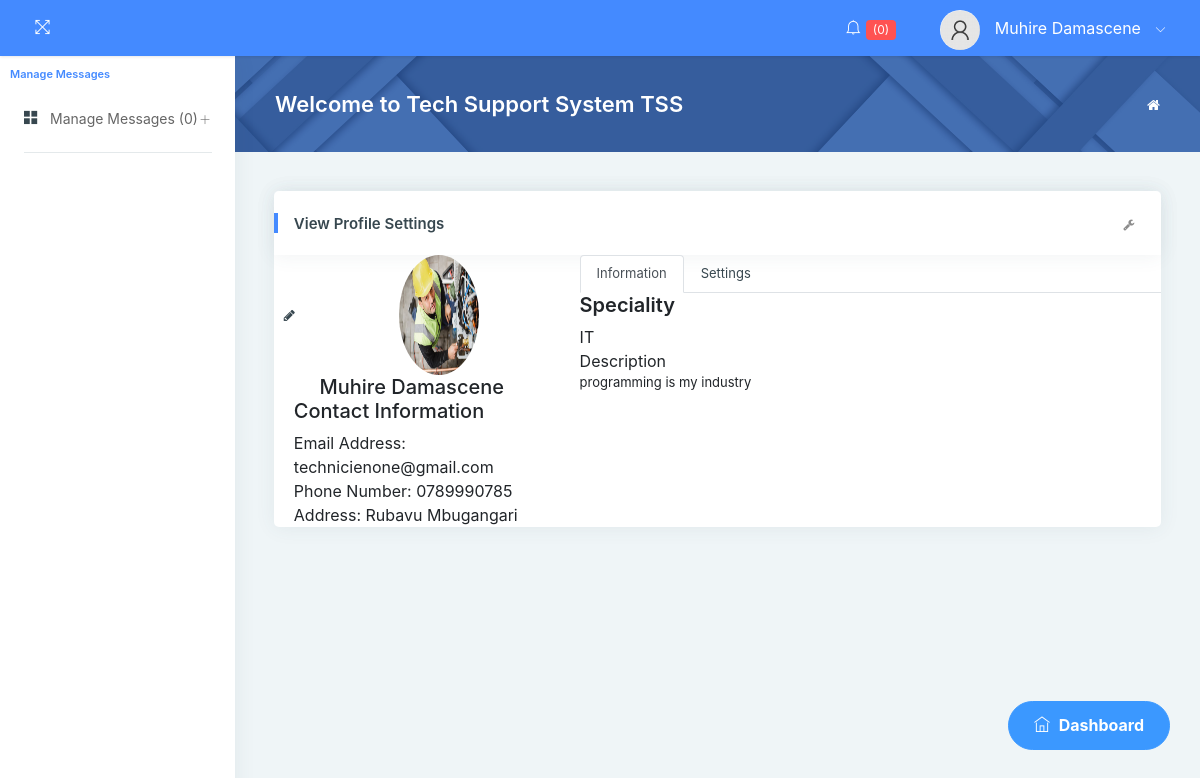
The app's page /Technician/homeTechinicien.php (signed in) with its own data.
### tables this page shows
CREATE TABLE `technicientb` (
  `technicienid` int(11) NOT NULL,
  `techniciennames` varchar(100) NOT NULL,
  `technicienphone` varchar(100) NOT NULL,
  `technicienemail` varchar(100) NOT NULL,
  `technicieaddress` varchar(255) NOT NULL,
  `techniciepass` varchar(100) NOT NULL,
  `technicienspecial` varchar(100) NOT NULL,
  `techniciendescrip` varchar(255) NOT NULL,
  `technicienphoto` varchar(255) NOT NULL,
  `technicienstatus` varchar(80) NOT NULL,
  `technicienrequest` varchar(80) NOT NULL,
  `viewstat` varchar(80) NOT NULL,
  `techcertifi` varchar(100) NOT NULL,
  `addedon` varchar(255) NOT NULL
);

### Technician/homeTechinicien.php (the view, shortened to what this page needs)
<!DOCTYPE html>
<html lang="en">
<head>
    <link rel="stylesheet" href="../assets/pages/waves/css/waves.min.css" type="text/css" media="all">
    <link rel="stylesheet" type="text/css" href="../assets/css/bootstrap/css/bootstrap.min.css">
    <link rel="stylesheet" href="../assets/pages/waves/css/waves.min.css" type="text/css" media="all">
    <link rel="stylesheet" type="text/css" href="../assets/icon/themify-icons/themify-icons.css">
    <link rel="stylesheet" type="text/css" href="../assets/css/font-awesome-n.min.css">
    <link rel="stylesheet" type="text/css" href="../assets/css/font-awesome.min.css">
    <link rel="stylesheet" type="text/css" href="../assets/css/jquery.mCustomScrollbar.css">
    <link rel="stylesheet" type="text/css" href="../assets/css/style.css">
</head>
<body>
    <div id="pcoded" class="pcoded">
        <div class="pcoded-container navbar-wrapper">
            <nav class="navbar header-navbar pcoded-header">
                <div class="navbar-wrapper">
                    <div class="navbar-container container-fluid">
                        <ul class="nav-left">
                            <li>
                                <a href="#!" onclick="javascript:toggleFullScreen()" class="waves-effect waves-light">
                                    <i class="ti-fullscreen"></i>
                                </a>
                            </li>
                        </ul>
                        <ul class="nav-right">
                            <li class="header-notification">
                                <a href="#!" class="waves-effect waves-light">
                                    <i class="ti-bell"></i>
                             <?php
                             $con=mysqli_connect("localhost", "root", "", "techiciensupportdb");
                             $count_query = "SELECT * FROM messagetb WHERE receivedsms= 'not replied' AND   technicieid='".$_SESSION['technicienid']."'";
                            $query = mysqli_query($con, $count_query);
                             $count = mysqli_num_rows($query);
                                           ?>
                                <label class="label label-danger">(<?php echo $count; ?>)</label>
                                </a>
                            </li>
                            <li class="user-profile header-notification">
                                <a href="#!" class="waves-effect waves-light">
                                    <img src="../assets/images/user.jpg" class="img-radius" alt="User-Profile-Image">
                                    <span><?php echo $_SESSION["techniciennames"]; ?></span>
                                    <i class="ti-angle-down"></i>
                                </a>
                            </li>
                        </ul>
                    </div>
                </div>
            </nav>
            <div class="pcoded-main-container">
                <div class="pcoded-wrapper">
                    <nav class="pcoded-navbar">
                        <div class="pcoded-inner-navbar main-menu">
                     <div class="pcoded-navigation-label">Manage Messages</div>
                            <ul class="pcoded-item pcoded-left-item">
                                <li class="pcoded-hasmenu">
                                    <a href="javascript:void(0)" class="waves-effect waves-dark">
                                        <span class="pcoded-micon"><i class="ti-layout-grid2-alt"></i><b>BC</b></span>
                                        <span class="pcoded-mtext">Manage Messages
                                        <?php
                             $con=mysqli_connect("localhost", "root", "", "techiciensupportdb");
                             $count_query = "SELECT * FROM messagetb WHERE receivedsms= 'not replied' AND   technicieid='".$_SESSION['technicienid']."'";
                            $query = mysqli_query($con, $count_query);
                             $count = mysqli_num_rows($query);
                                           ?>
                                           (<?php echo $count; ?>)
                                        </span>
                                    </a>
                                </li>
                            </ul>
                        </div>
                    </nav>
                    <div class="pcoded-content">
                        <div class="page-header">
                            <div class="page-block">
                                <div class="row align-items-center">
                                    <div class="col-md-8">
                                        <div class="page-header-title">
                                             <h4 class="m-b-0">Welcome to Tech Support System TSS</h4>
                                        </div>
                                    </div>
                                    <div class="col-md-4">
                                        <ul class="breadcrumb">
                                            <li class="breadcrumb-item">
                                                <a href="homeTechinicien.php"> <i class="fa fa-home"></i> </a>
                                            </li>
                                        </ul>
                                    </div>
                                </div>
                            </div>
                        </div>
                        <div class="pcoded-inner-content">
                            <div class="main-body">
                                <div class="page-wrapper">
                                    <div class="page-body">
                                        <div class="card">
                                            <div class="card-header">
                                                <h5>View Profile Settings</h5>
                                                <div class="card-header-right">
                                                    <ul class="list-unstyled card-option">
                                                        <li><i class="fa fa fa-wrench open-card-option"></i></li>
                                                    </ul>
                                                </div>
                                            </div>
                                            <div class="row">
                                                                           <?php
                                      $conn=mysqli_connect("localhost","root","", "techiciensupportdb") or die(mysql_error());
                                       ?>
                                          <?php
                                     $query = $conn->query("SELECT * FROM `technicientb` WHERE `technicienid` ='".$_SESSION['technicienid']."'") or die(mysqli_error());
                                     $fetch = $query->fetch_array();
                                      ?>
                    <div class="col-xl-4 col-lg-4 col-md-4 col-sm-12 mb-30">
                        <div class="pd-20 card-box height-100-p">
                            <div class="profile-photo">
                                <a href="modal" data-toggle="modal" data-target="#modal" class="edit-avatar" style="margin-left: 10px;"><i class="fa fa-pencil"></i></a>
                                <img src="../photo/<?php echo $fetch['technicienphoto']?>" alt="" height = "120" width = "600"class="img-80 img-radius" style="margin-left: 100px;">
                            </div>
                            <h5 class="text-center h5 mb-0"><?php echo $fetch['techniciennames']?></h5>
                            <div class="profile-info" style="margin-left: 20px;">
                                <h5 class="mb-20 h5 text-blue">Contact Information</h5>
                                <ul>
                                    <li>
                                        <span>Email Address:</span>
                                     <?php echo $fetch['technicienemail']?>
                                    </li>
                                    <li>
                                        <span>Phone Number:</span>
                                       <?php echo $fetch['technicienphone']?>
                                    </li>
                                    <li>
                                        <span>Address:</span>
                                        <?php echo $fetch['technicieaddress']?><br>
                                    </li>
                                </ul>
                            </div>
                        </div>
                    </div>
                    <div class="col-xl-8 col-lg-8 col-md-8 col-sm-12 mb-30">
                        <div class="card-box height-100-p overflow-hidden">
                            <div class="profile-tab height-100-p">
                                <div class="tab height-100-p">
                                    <ul class="nav nav-tabs customtab" role="tablist">
                                        <li class="nav-item">
                                            <a class="nav-link active" data-toggle="tab" href="#timeline" role="tab">Information </a>
                                        </li>
                                        <li class="nav-item">
                                            <a class="nav-link" data-toggle="tab" href="#setting" role="tab">Settings</a>
                                        </li>
                                    </ul>
                                    <div class="tab-content">
                                        <div class="tab-pane fade show active" id="timeline" role="tabpanel">
                                            <div class="pd-20">
                                                <div class="profile-timeline">
                                                    <div class="timeline-month">
                                                        <h5>Speciality</h5>
                                                    </div>
                                                    <div class="profile-timeline-list">
                                                        <ul>
                                                            <li>
                                                                <div class="date">  <?php echo $fetch['technicienspecial']?></div>
                                                                <div class="task-name"><i class="ion-android-alarm-clock"></i> Description </div>
                                                                <p><?php echo $fetch['techniciendescrip']?></p>
                                                            </li>
                                                        </ul>
                                                    </div>
                                                </div>
                                            </div>
                                        </div>
                                    </div>
                                </div>
                            </div>
                        </div>
                    </div>
                </div>
                                        </div>
                                    </div>
                                </div>
                            </div>
                            </div>
                        </div>
                    </div>
                </div>
            </div>
        </div>
</body>
</html>

### records on screen
technicientb: technicienphoto (picture), techniciennames "Muhire Damascene", technicienemail "technicienone@gmail.com", technicienphone "0789990785", technicieaddress "Rubavu Mbugangari", technicienspecial "IT", techniciendescrip "programming is my industry"

### other values on screen
$count "0"
$_SESSION["techniciennames"] "Muhire Damascene"
